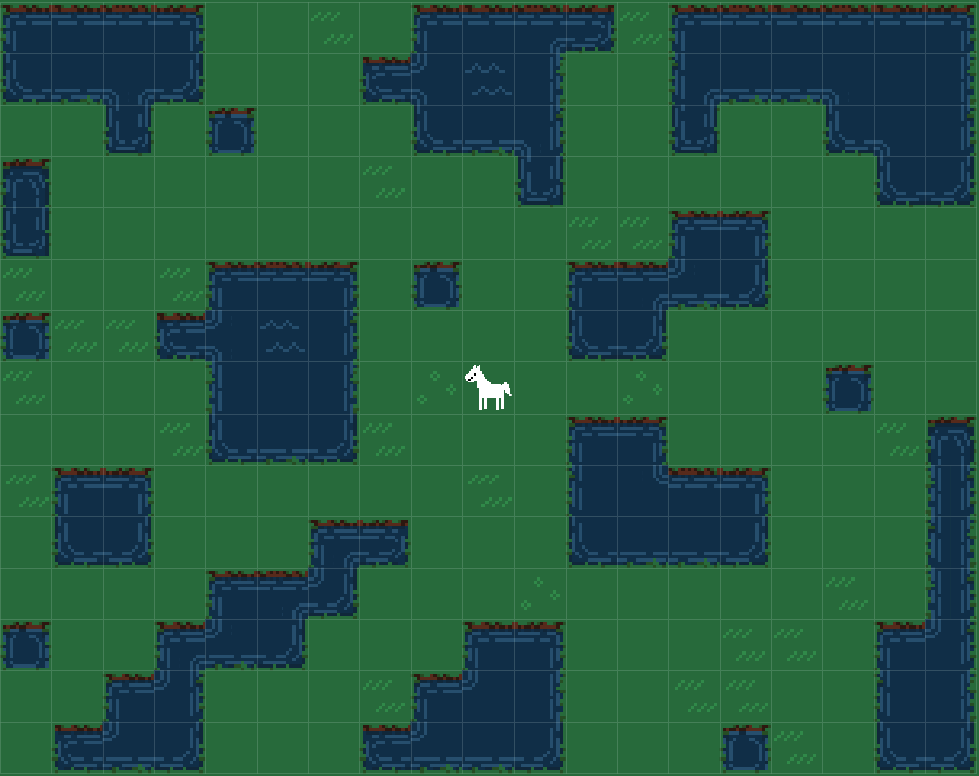
#> input picture pix/1.png, 979 x 776 px; its folder holds only this picture in this run
$ jupyter execute --allow-errors 1_setup.ipynb   (shell and % lines are left out)
#> lines starting #> are read from the running program, lines starting #| are printed output that depends on the picture
Horse

[cell 1]
import networkx as nx
import pulp as pl

[cell 2]
g = nx.graph_atlas(765)
V = g.nodes
edges = g.edges

s = 1
t = 6
k = 3

pos = nx.spring_layout(g, seed = 10)
edge_labels = {
    edge:str(edge) for edge in g.edges
}

nx.draw_networkx(g, pos = pos)
nx.draw_networkx_edge_labels(g, pos = pos, edge_labels = edge_labels, font_color = 'black');
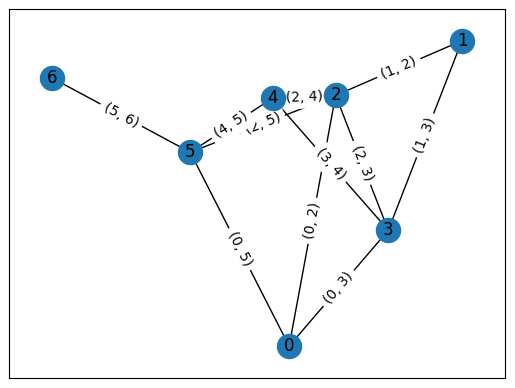
#> figure drawn by matplotlib, 1 panel

#> (a cell that did not finish here is left out)

#> (a cell that did not finish here is left out)

#> (a cell that did not finish here is left out)

#> (a cell that did not finish here is left out)

#> (a cell that did not finish here is left out)

#> (a cell that did not finish here is left out)

[cell 9]
g = nx.graph_atlas(765)
V = g.nodes
edges = g.edges

s = 1
t = 6
k = 3

pos = nx.spring_layout(g, seed = 10)
edge_labels = {
    edge:str(edge) for edge in g.edges
}

# draw the graph with no labels on nodes or edges
nx.draw_networkx(g, pos = pos, with_labels = False, font_color = 'black');

#draw the node labels
nx.draw_networkx(g, pos = pos, nodelist = [5], font_color = 'black')

# draw the removed node label
nx.draw_networkx(g, pos = pos, nodelist = [5], font_color = 'red')

# label the edges
nx.draw_networkx_edge_labels(g, pos = pos, edge_labels = edge_labels, font_color = 'black');

---

## Construct the horse problem
[enclose.horse](http://enclose.horse)

[cell 10]
import networkx as nx
import pulp as pl
import numpy as np
from skimage.io import imread, imsave
from skimage.transform import resize
from matplotlib.pyplot import imshow, subplots, show
import matplotlib.pyplot as plt
from os import path, listdir, getcwd, chdir
from matplotlib.animation import FuncAnimation

pix_folder = './pix/'
pixnames = listdir(pix_folder)

pix = [imread(path.join(pix_folder, pic)) for pic in pixnames]

divider = 17*3
scalepic = [
    resize(pic, (pic.shape[0]/divider, pic.shape[1]/divider))
    for pic in pix
]
#> scalepic = 1 item
imshow(scalepic[0], interpolation = 'none')
show();
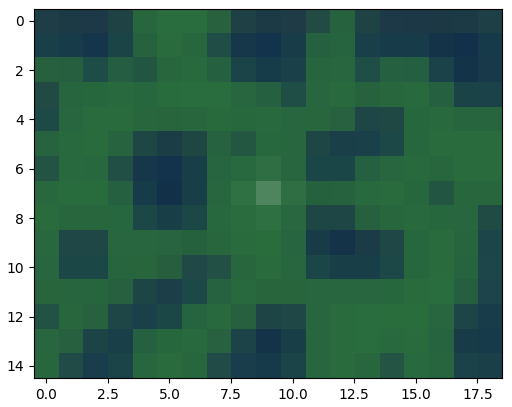
#> figure drawn by matplotlib, 1 panel


#> (the rest of this cell did not finish here and is left out)

$ run again, on pix/2.png
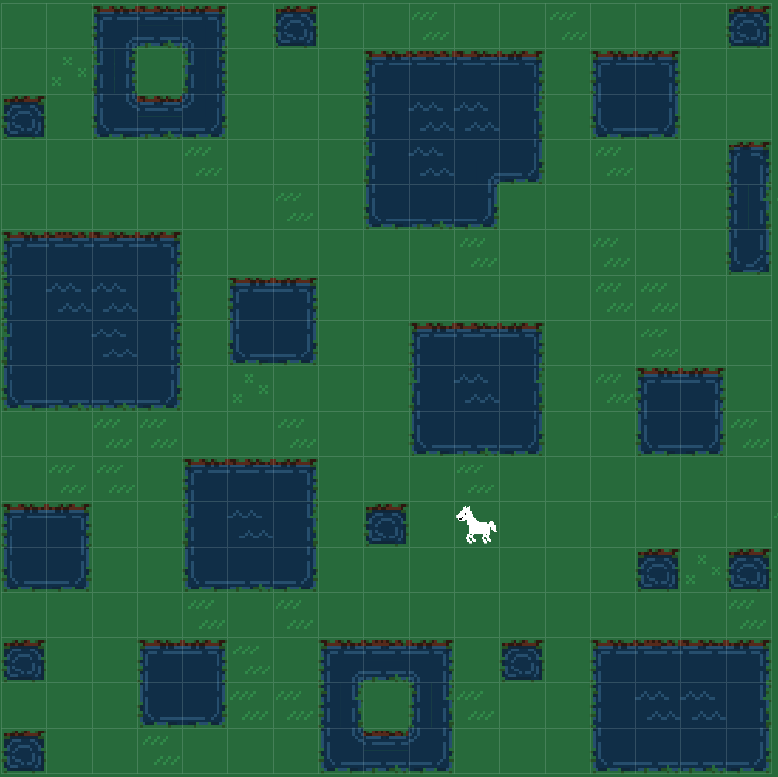
#> input picture pix/2.png, 778 x 777 px
#> scalepic = 1 item
#> `show();`:
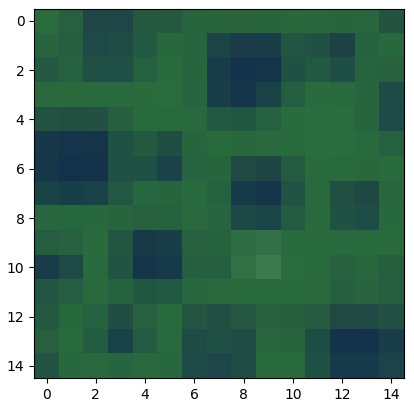
#> figure drawn by matplotlib, 1 panel
